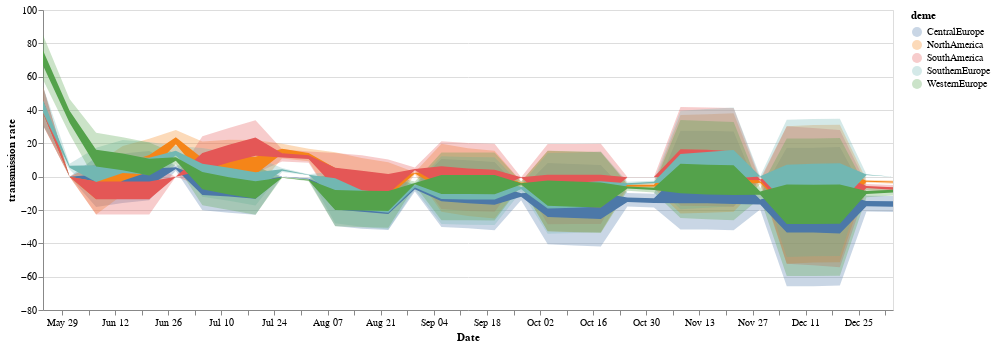

The notebook cell this image was saved under:
### Code cell
line = alt.Chart(test).mark_area().encode(
    alt.X('date:T', axis=alt.Axis(title="Date", grid=False)),
    alt.Y('lower_hpd_log_50',axis=alt.Axis(title="transmission rate"), scale = alt.Scale(zero= False)),
    alt.Y2('upper_hpd_log_50'),
    color=alt.Color('deme:N')
).properties(
    width=850,
    height=300
)

band = alt.Chart(test).mark_area(
    opacity=0.3
).encode(
    alt.X('date:T', axis=alt.Axis(title="Date", grid=False)),
    alt.Y('lower_hpd_log_95'),
    alt.Y2('upper_hpd_log_95'),
    color=alt.Color('deme:N')
).properties(
    width=850,
    height=300
)

band + line

### Figure 1 — Vega-Lite specification as saved in the notebook (floating-point values rounded to 4 significant figures; data arrays with more than 128 entries replaced by an {"elided": "..."} marker saying what was removed)
{"config": {"view": {"continuousWidth": 400, "continuousHeight": 300}}, "layer": [{"mark": {"type": "area", "opacity": 0.3}, "encoding": {"color": {"field": "deme", "type": "nominal"}, "x": {"axis": {"grid": false, "title": "Date"}, "field": "date", "type": "temporal"}, "y": {"field": "lower_hpd_log_95", "type": "quantitative"}, "y2": {"field": "upper_hpd_log_95"}}, "height": 300, "width": 850}, {"mark": "area", "encoding": {"color": {"field": "deme", "type": "nominal"}, "x": {"axis": {"grid": false, "title": "Date"}, "field": "date", "type": "temporal"}, "y": {"axis": {"title": "transmission rate"}, "field": "lower_hpd_log_50", "scale": {"zero": false}, "type": "quantitative"}, "y2": {"field": "upper_hpd_log_50"}}, "height": 300, "width": 850}], "data": {"name": "data-22e38c606bf41e0d81d9c7dce338a6d1"}, "$schema": "https://vega.github.io/schema/vega-lite/v4.17.0.json", "datasets": {"data-22e38c606bf41e0d81d9c7dce338a6d1": {"elided": "165 records"}}}
